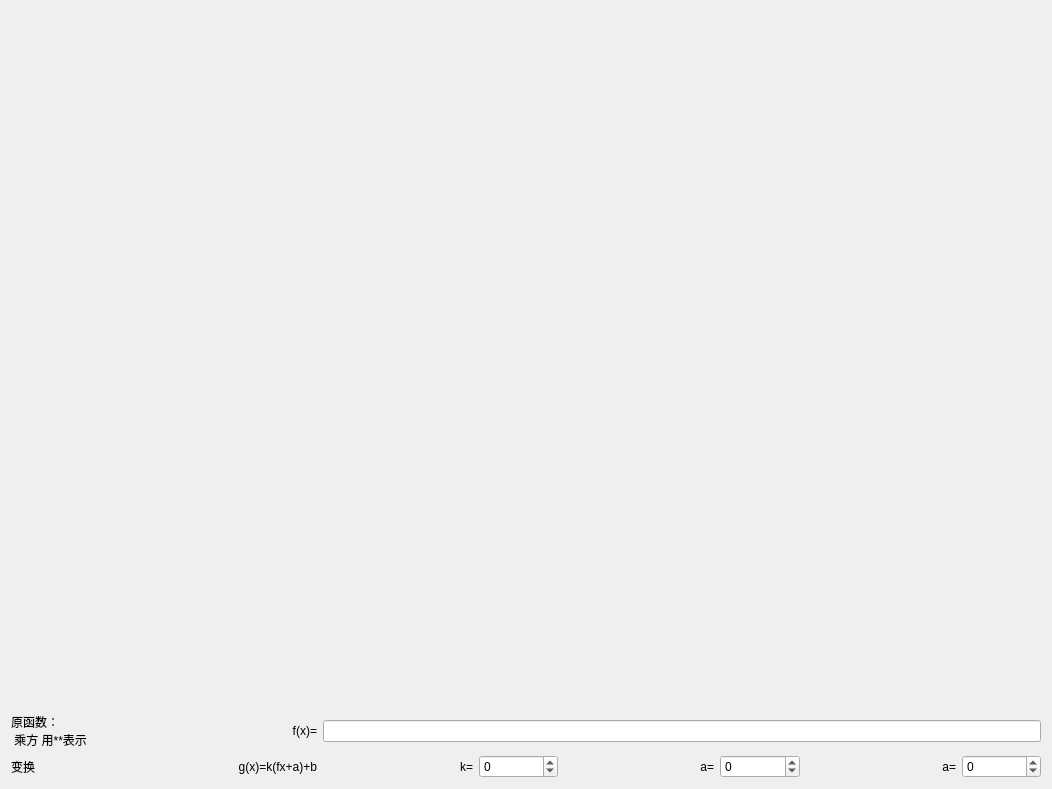
<?xml version="1.0" encoding="UTF-8"?>
<ui version="4.0">
 <class>Form</class>
 <widget class="QWidget" name="Form">
  <property name="geometry">
   <rect>
    <x>0</x>
    <y>0</y>
    <width>1052</width>
    <height>789</height>
   </rect>
  </property>
  <property name="windowTitle">
   <string>Form</string>
  </property>
  <layout class="QVBoxLayout" name="verticalLayout" stretch="100,0,0">
   <item>
    <widget class="QLabel" name="img">
     <property name="text">
      <string/>
     </property>
    </widget>
   </item>
   <item>
    <layout class="QHBoxLayout" name="horizontalLayout">
     <item>
      <widget class="QLabel" name="label_2">
       <property name="minimumSize">
        <size>
         <width>150</width>
         <height>0</height>
        </size>
       </property>
       <property name="maximumSize">
        <size>
         <width>150</width>
         <height>16777215</height>
        </size>
       </property>
       <property name="text">
        <string>原函数：
 乘方 用**表示</string>
       </property>
       <property name="alignment">
        <set>Qt::AlignLeading|Qt::AlignLeft|Qt::AlignVCenter</set>
       </property>
      </widget>
     </item>
     <item>
      <widget class="QLabel" name="label_4">
       <property name="minimumSize">
        <size>
         <width>150</width>
         <height>0</height>
        </size>
       </property>
       <property name="maximumSize">
        <size>
         <width>150</width>
         <height>16777215</height>
        </size>
       </property>
       <property name="text">
        <string>f(x)=</string>
       </property>
       <property name="alignment">
        <set>Qt::AlignRight|Qt::AlignTrailing|Qt::AlignVCenter</set>
       </property>
      </widget>
     </item>
     <item>
      <widget class="QLineEdit" name="0"/>
     </item>
    </layout>
   </item>
   <item>
    <layout class="QHBoxLayout" name="horizontalLayout_2">
     <item>
      <widget class="QLabel" name="label_5">
       <property name="minimumSize">
        <size>
         <width>150</width>
         <height>0</height>
        </size>
       </property>
       <property name="maximumSize">
        <size>
         <width>150</width>
         <height>16777215</height>
        </size>
       </property>
       <property name="text">
        <string>变换</string>
       </property>
       <property name="alignment">
        <set>Qt::AlignLeading|Qt::AlignLeft|Qt::AlignVCenter</set>
       </property>
      </widget>
     </item>
     <item>
      <widget class="QLabel" name="label_7">
       <property name="minimumSize">
        <size>
         <width>150</width>
         <height>0</height>
        </size>
       </property>
       <property name="maximumSize">
        <size>
         <width>150</width>
         <height>16777215</height>
        </size>
       </property>
       <property name="text">
        <string>g(x)=k(fx+a)+b</string>
       </property>
       <property name="alignment">
        <set>Qt::AlignRight|Qt::AlignTrailing|Qt::AlignVCenter</set>
       </property>
      </widget>
     </item>
     <item>
      <widget class="QLabel" name="label_8">
       <property name="minimumSize">
        <size>
         <width>150</width>
         <height>0</height>
        </size>
       </property>
       <property name="maximumSize">
        <size>
         <width>150</width>
         <height>16777215</height>
        </size>
       </property>
       <property name="text">
        <string>k=</string>
       </property>
       <property name="alignment">
        <set>Qt::AlignRight|Qt::AlignTrailing|Qt::AlignVCenter</set>
       </property>
      </widget>
     </item>
     <item>
      <widget class="QSpinBox" name="k">
       <property name="minimum">
        <number>-99</number>
       </property>
      </widget>
     </item>
     <item>
      <widget class="QLabel" name="label_9">
       <property name="minimumSize">
        <size>
         <width>150</width>
         <height>0</height>
        </size>
       </property>
       <property name="maximumSize">
        <size>
         <width>150</width>
         <height>16777215</height>
        </size>
       </property>
       <property name="text">
        <string>a=</string>
       </property>
       <property name="alignment">
        <set>Qt::AlignRight|Qt::AlignTrailing|Qt::AlignVCenter</set>
       </property>
      </widget>
     </item>
     <item>
      <widget class="QSpinBox" name="a">
       <property name="minimum">
        <number>-99</number>
       </property>
      </widget>
     </item>
     <item>
      <widget class="QLabel" name="label_10">
       <property name="minimumSize">
        <size>
         <width>150</width>
         <height>0</height>
        </size>
       </property>
       <property name="maximumSize">
        <size>
         <width>150</width>
         <height>16777215</height>
        </size>
       </property>
       <property name="text">
        <string>a=</string>
       </property>
       <property name="alignment">
        <set>Qt::AlignRight|Qt::AlignTrailing|Qt::AlignVCenter</set>
       </property>
      </widget>
     </item>
     <item>
      <widget class="QSpinBox" name="b">
       <property name="minimum">
        <number>-99</number>
       </property>
      </widget>
     </item>
    </layout>
   </item>
  </layout>
 </widget>
 <resources/>
 <connections/>
</ui>
